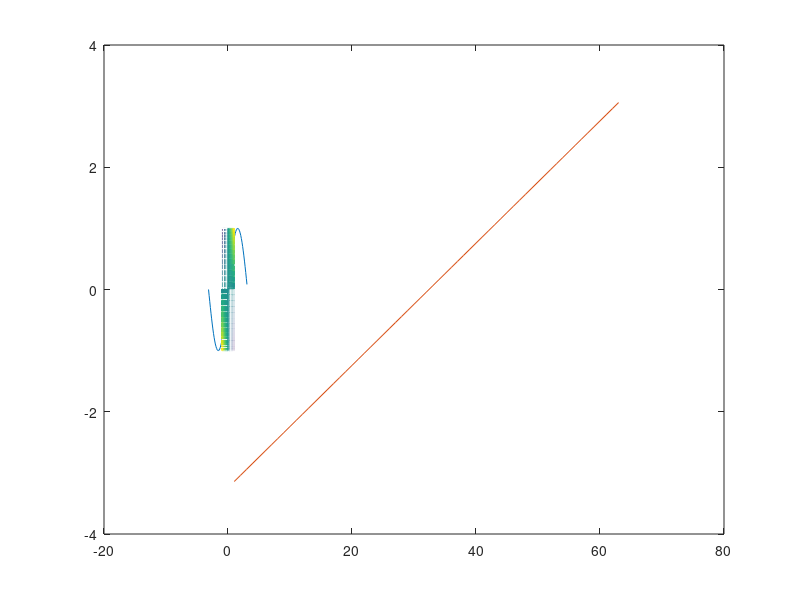
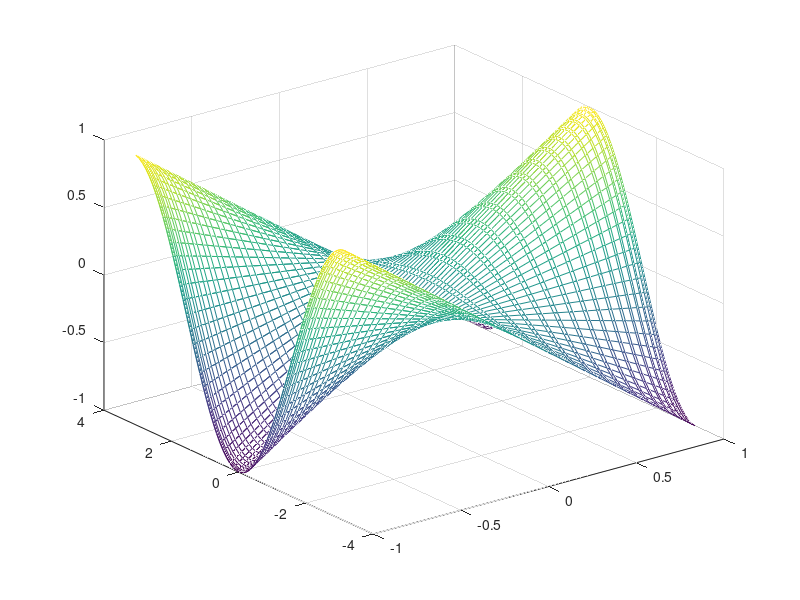

Write MATLAB code to recreate these figures, in order.
%% Huong dan cach ve do thi voi Octave
% Doan Minh Dang - 2014.09.12

% Lenh plot(), dung de ve do thi cua ham so 1 bien 
t=[-pi:0.1:pi]; % tao mot vector t, gom cac gia tri tu -pi den pi, moi gia tri cach nhau 0.1
plot(t,sin(t))
y=sin(t); % vector y co cung so chieu (dimension) voi vector t
v=cos(t)'; % dau ' la phep chuyen vi (transpose) ma tran/vector
z=tan(t);
plot(t,y)
plot(t,v)
plot(t,z)

% Ve nhieu ham so tren mot do thi
plot(t,sin(t))
hold on % cho phep ve do thi ham so moi CHONG LEN do thi da co
% hold off % nguoc lai voi hold on
plot(t)

% Lenh mesh(): dung de ve do thi cua ham so 2 bien zz=f(y,v)
zz=v*y;
size(y)
size(v)
size(zz)
mesh(y,v,zz)

figure % tao mot cua so moi de ve do thi
mesh(y,t,zz)